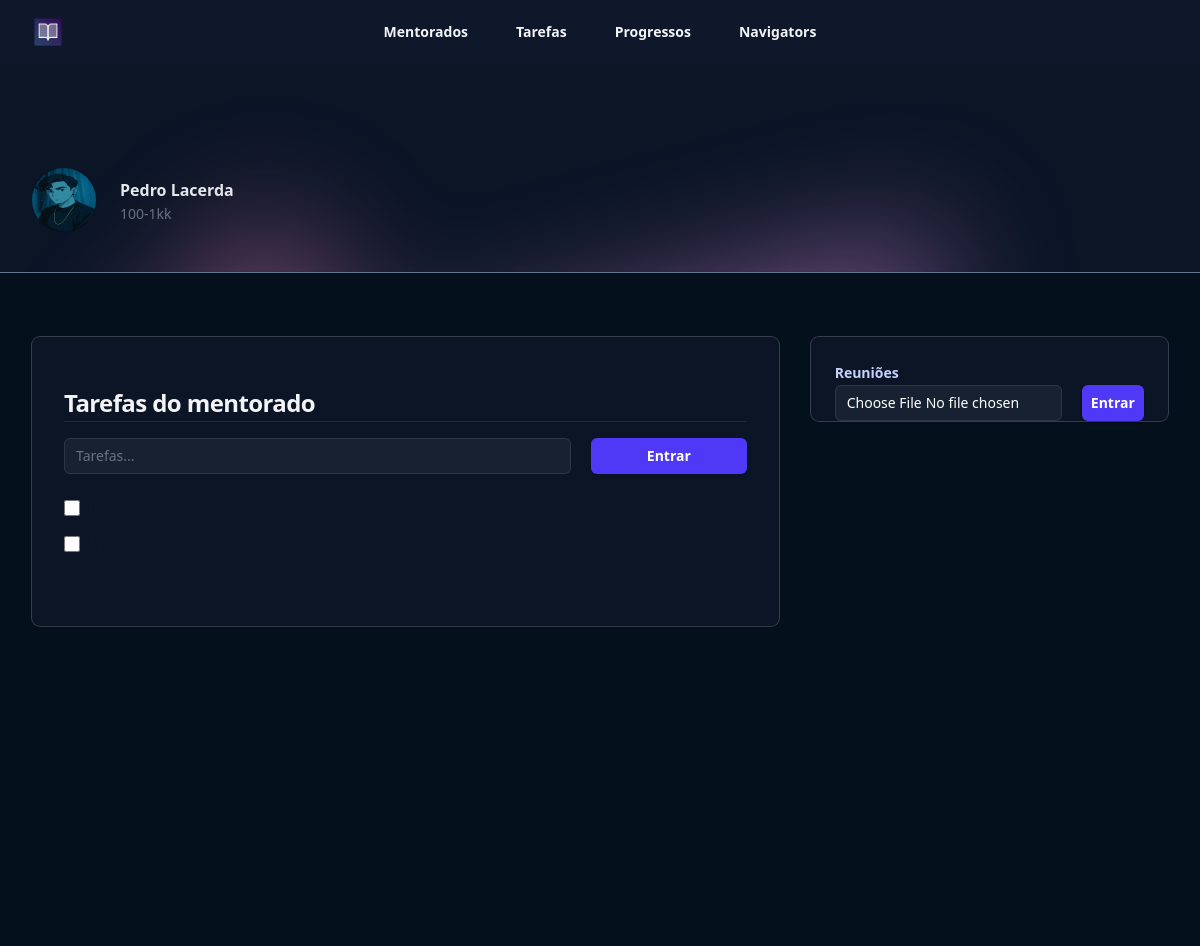
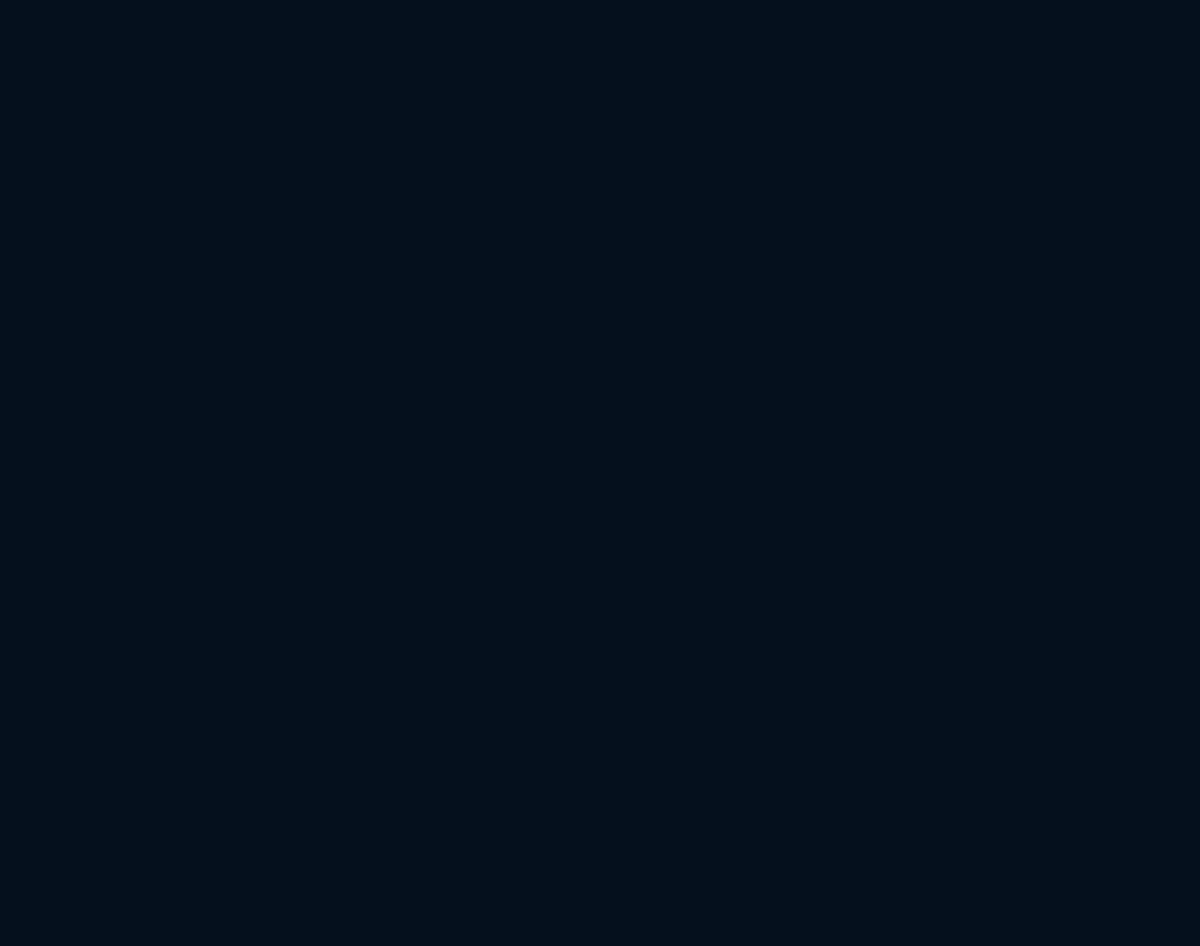
Page /mentorados/tarefa/18 (signed in) on the committed database (2 pictures, top to bottom).
### mentorados/models.py (models this page shows, shortened)
class Mentorados (models.Model):
    estagio_choices = (
        ('E1', '10-100k'),
        ('E2', '100-1kk')
    )
    nome = models.CharField(max_length=255)
    foto = models.ImageField(upload_to='fotos', null=True, blank=True)
    estagio = models.CharField(max_length=2, choices=estagio_choices)
    navigator = models.ForeignKey(Navigators, null=True, on_delete=models.CASCADE)
    user = models.ForeignKey(User, on_delete=models.CASCADE)
    criado_em = models.DateField(auto_now_add=True)
    token = models.CharField(max_length=16, null=True, blank=True)
    def __str__ (self):
        return self.nome

class Tarefa(models.Model):
    mentorado = models.ForeignKey(Mentorados, on_delete=models.DO_NOTHING)
    tarefa = models.CharField(max_length=255)
    realizada = models.BooleanField(default=False)

### mentorados/views.py (the view, shortened to what this page needs)
# urls.py: path('tarefa/<int:id>', views.tarefa, name='tarefa'),
def tarefa(request, id):
    mentorado = Mentorados.objects.get(id=id)
    if mentorado.user != request.user:
        raise Http404()
    if request.method == 'GET':
        tarefas = Tarefa.objects.filter(mentorado=mentorado)
        videos = Upload.objects.filter(mentorado=mentorado)
        return render(request, 'tarefa.html', {'mentorado': mentorado, 'tarefas': tarefas, 'videos': videos})

### mentorados/templates/tarefa.html (shortened to what this page needs)
{% extends "base.html" %}
{% load static %}
{% block 'body' %}
<header class="bg-slate-900">
    <nav class="flex items-center justify-between p-4 lg:px-8" aria-label="Global">
      <div class="flex lg:flex-1">
        <a href="#" class="-m-1.5 p-1.5">
          <img class="h-8 w-auto" src="{% static 'logo.png' %}" alt="">
        </a>
      </div>
      <div class="hidden lg:flex lg:gap-x-12">
        <a href="#" class="text-sm/6 font-semibold text-gray-100">Mentorados</a>
        <a href="#" class="text-sm/6 font-semibold text-gray-100">Tarefas</a>
        <a href="#" class="text-sm/6 font-semibold text-gray-100">Progressos</a>
        <a href="#" class="text-sm/6 font-semibold text-gray-100">Navigators</a>
      </div>
    </nav>
  </header>
  <main>
    <header class="relative isolate pt-16 bg-[#0b1526] border-b-1 border-slate-500">
      <div class="absolute inset-0 -z-10 overflow-hidden" aria-hidden="true">
        <div class="absolute left-16 top-full -mt-16 transform-gpu opacity-50 blur-3xl xl:left-1/2 xl:-ml-80">
          <div class="aspect-[1154/678] w-[72.125rem] bg-gradient-to-br from-[#FF80B5] to-[#9089FC]" style="clip-path: polygon(100% 38.5%, 82.6% 100%, 60.2% 37.7%, 52.4% 32.1%, 47.5% 41.8%, 45.2% 65.6%, 27.5% 23.4%, 0.1% 35.3%, 17.9% 0%, 27.7% 23.4%, 76.2% 2.5%, 74.2% 56%, 100% 38.5%)"></div>
        </div>
        <div class="absolute inset-x-0 bottom-0 h-px bg-gray-900/5"></div>
      </div>
      <div>
      <div class="mx-auto max-w-7xl px-4 py-10 sm:px-6 lg:px-8 ">
        <div class="mx-auto flex max-w-2xl items-center justify-between gap-x-8 lg:mx-0 lg:max-w-none">
          <div class="flex items-center gap-x-6">
            <img src="{{mentorado.foto.url}}" alt="" class="size-16 flex-none rounded-full ring-1 ring-gray-900/10">
            <h1>
              <div class="mt-1 text-base font-semibold text-gray-200">{{mentorado}}</div>
              <div class="text-sm/6 text-gray-500">{{mentorado.get_estagio_display}}</div>
            </h1>
          </div>
          </div>
        </div>
      </div>
    </header>
    <div class="bg-[#05101d] min-h-screen">
        <div class="mx-auto max-w-7xl px-4 py-16 sm:px-6 lg:px-8">
        <div class="mx-auto grid max-w-2xl grid-cols-1 grid-rows-1 items-start gap-x-8 gap-y-8 lg:mx-0 lg:max-w-none lg:grid-cols-3">
            <div class="lg:col-start-3 lg:row-end-1 ">
            <div class="rounded-lg shadow-sm ring-1 ring-white/20 bg-[#0b1526]">
                <dl class="flex flex-wrap">
                <div class="flex-auto px-6 pt-6">
                    <p class="text-sm/6 font-semibold text-indigo-200">Reuniões</p>
                    <div class="grid grid-cols-4 gap-5">
                        <div class="col-span-3">
                            <form action="{% url 'upload' mentorado.id %}" method="POST" enctype='multipart/form-data'>{% csrf_token %}
                            <input type="file" name="video" required class="block w-full rounded-md bg-white/5 px-3 py-1.5 text-base text-white outline outline-1 -outline-offset-1 outline-white/10 placeholder:text-gray-500 focus:outline focus:outline-2 focus:-outline-offset-2 focus:outline-indigo-500 sm:text-sm/6">
                        </div>
                        <div>
                            <button type="submit" class="flex w-full justify-center cursor-pointer rounded-md bg-indigo-600 px-3 py-1.5 text-sm/6 font-semibold text-white shadow-sm hover:bg-indigo-500 focus-visible:outline focus-visible:outline-2 focus-visible:outline-offset-2 focus-visible:outline-indigo-600">Entrar</button>
                        </div>
                    </div>
                </div>
            </div>
            </div>
            <div class="-mx-4 px-4 py-8 shadow-sm  sm:mx-0 sm:rounded-lg sm:px-8 sm:pb-14 lg:col-span-2 lg:row-span-2 lg:row-end-2 xl:px-16 xl:pb-20 xl:pt-16 ring-1 ring-white/20 bg-[#0b1526]">
                <h2 class="mt-4 text-2xl/9 font-bold tracking-tight text-gray-100">Tarefas do mentorado</h2>
                <hr class="border-px border-slate-800">
                <div class="grid grid-cols-4 gap-5 mt-4">
                      <div class="col-span-3">
                        <form action="" method="POST">{% csrf_token %}
                          <input type="text" name="tarefa" autocomplete="email" required class="block w-full rounded-md bg-white/5 px-3 py-1.5 text-base text-white outline outline-1 -outline-offset-1 outline-white/10 placeholder:text-gray-500 focus:outline focus:outline-2 focus:-outline-offset-2 focus:outline-indigo-500 sm:text-sm/6" placeholder="Tarefas...">
                      </div>
                      <div>
                          <button type="submit" class="flex w-full justify-center cursor-pointer rounded-md bg-indigo-600 px-3 py-1.5 text-sm/6 font-semibold text-white shadow-sm hover:bg-indigo-500 focus-visible:outline focus-visible:outline-2 focus-visible:outline-offset-2 focus-visible:outline-indigo-600">Entrar</button>
                      </div>
                </div>
                <br>
                {% for tarefa in tarefas %}
                  <div class="flex items-center mb-4">
                      <input id="default-checkbox" type="checkbox" value="" class="w-4 h-4 text-blue-600 bg-gray-100 border-gray-300 rounded-sm focus:ring-blue-500 dark:focus:ring-blue-600 dark:ring-offset-gray-800 focus:ring-2 dark:bg-gray-700 dark:border-gray-600">
                      <label for="default-checkbox" class="ms-2 text-sm font-medium text-gray-900 dark:text-gray-300">{{tarefa.tarefa}}</label>
                  </div>
                {% endfor %}
            </div>
            </div>
        </div>
        </div>
  </main>
{% endblock 'body' %}

### rows in the picture
Mentorados: foto (picture), nome "Pedro Lacerda", estagio "100-1kk"
